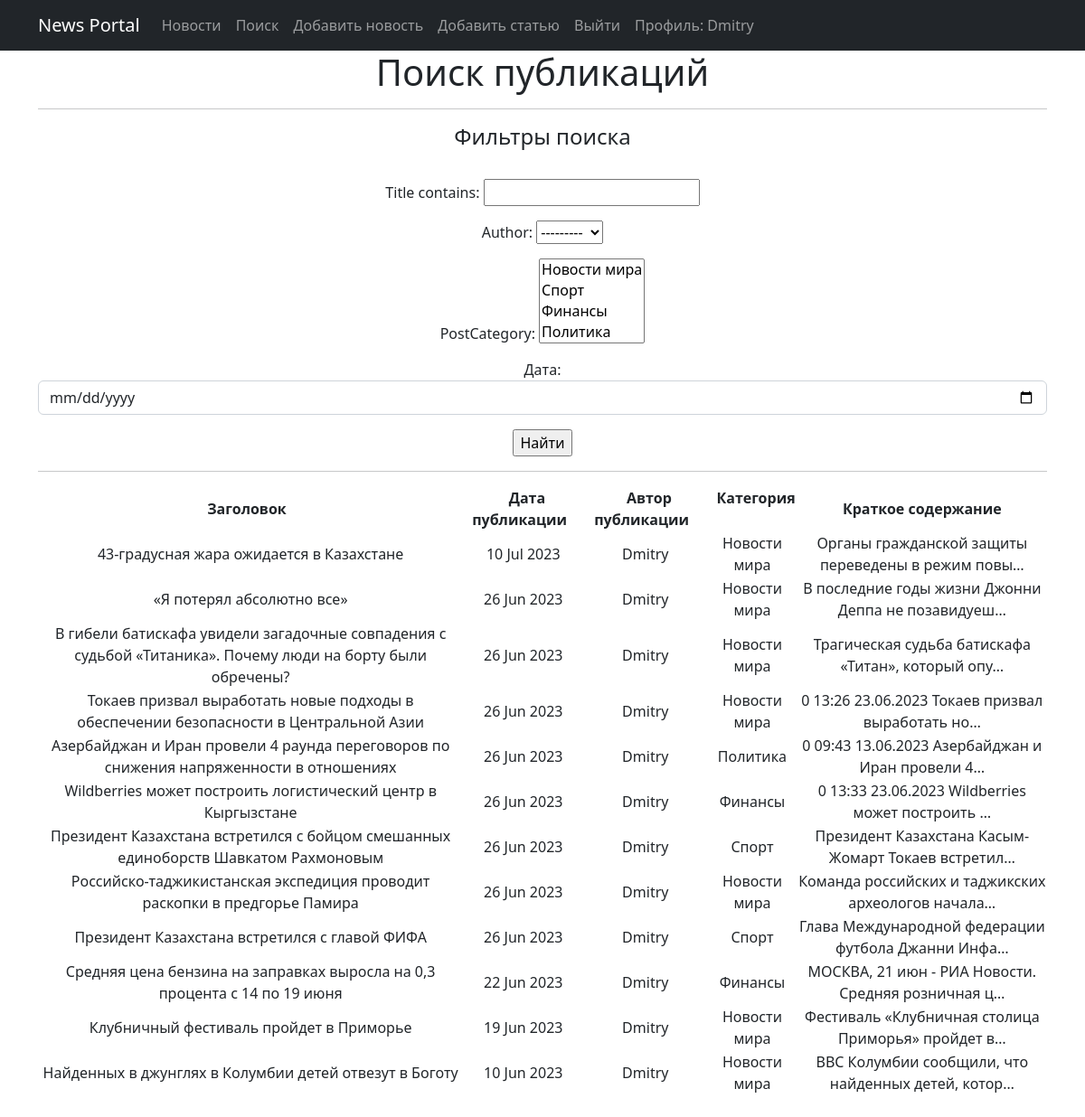
The page /posts/search/ (signed in) on the database its author committed.
### news/models.py (models this page shows, shortened)
class Post(models.Model):
    article = 'AR'
    news = 'NW'
    POST_TYPE = [
        (article, 'Статья'),
        (news, 'Новости')
    ]
    author = models.ForeignKey(Author, on_delete=models.CASCADE)
    postType = models.CharField(max_length=2, choices=POST_TYPE, default=article)
    timeDateCreation = models.DateTimeField(auto_now_add=True)
    postCategory = models.ManyToManyField(Category, through="PostCategory")
    title = models.CharField(max_length=255)
    text = models.TextField()
    postRating = models.IntegerField(default=0)

class Author(models.Model):
    user = models.OneToOneField(User, on_delete=models.CASCADE, null=True)
    authorRating = models.IntegerField(default=0)
    def __str__(self):
        return f'{self.user}'

class PostCategory(models.Model):
    post = models.ForeignKey(Post, on_delete=models.CASCADE)
    category = models.ForeignKey(Category, on_delete=models.CASCADE)

class Category(models.Model):
    categoryName = models.CharField(max_length=64, unique=True)
    def __str__(self):
        return f'{self.categoryName}'

### news/views.py (the view)
# urls.py: path('search/', PostSearch.as_view(), name = 'search'),
class PostSearch(ListView):
    model = Post
    template_name = 'news/search.html'
    context_object_name = 'posts_search'
    ordering = ['-timeDateCreation']
    def get_queryset(self):
        queryset = super().get_queryset()
        self.filterset = PostFilter(self.request.GET, queryset)
        return self.filterset
    def get_context_data(self, **kwargs):
        context = super().get_context_data(**kwargs)
        context['filterset'] = self.filterset
        context['is_not_authors'] = not self.request.user.groups.filter(name='authors').exists()
        context['is_authors'] = self.request.user.groups.filter(name='authors').exists()
        return context

### news/templatetags/custom_filters.py (called while the page is built)
@register.filter(name = 'censor')
def censor(value):
    censor_list = ['редиска']
    text = value.split()
    for word in text:
        if word.lower() in censor_list:
            count = len(word) - 1
            value = value.replace(word, word[0] + '*' * count)
    return(value)

### templates/news/search.html (shortened to what this page needs)
{% extends 'flatpages/default.html' %}
{% load custom_filters %}
{% block content %}
    <h1>Поиск публикаций</h1>
    <hr>
    <h4>Фильтры поиска</h4>
    <br>
    <form action="" method="GET">
        {{ filterset.form.as_p }}
        <input type="submit" value="Найти">
    </form>
    <hr>
    {% if posts_search %}
        <table>
            <thead>
                <th>
                    <b>Заголовок &nbsp </b>
                </th>
                <th>
                    <b> &nbsp Дата публикации &nbsp </b>
                </th>
                <th>
                    <b> &nbsp Автор публикации &nbsp </b>
                </th>
                <th>
                    <b> &nbsp Категория &nbsp </b>
                </th>
                <th>
                    <b> &nbsp Краткое содержание &nbsp</b>
                </th>
            </thead>
        {% for post in filterset.qs %}
            <tr>
                <td>
                    {{ post.title|censor }}
                </td>
                <td>
                    {{ post.timeDateCreation|date:'d M Y' }}
                </td>
                <td>
                    {{ post.author }}
                </td>
                <td>
                    {% for cat in post.postcategory_set.all %}
                        {{ cat.category }}
                    {% endfor %}
                </td>
                <td>
                    {{ post.text|truncatechars:50|censor }}
                </td>
            </tr>
        {% endfor %}
        </table>
    <br>
    {% else %}
        <h2>Публикаций нет!</h2>
    {% endif %}
{% endblock content %}

### templates/flatpages/default.html (shortened to what this page needs)
<!DOCTYPE html>
<html lang="en">
    <head>
        {% load static %}
        <link href="{% static 'css/styles.css' %}" rel="stylesheet" />
    </head>
    <body>
        <nav class="navbar navbar-expand-lg navbar-dark bg-dark">
            <div class="container">
                <a class="navbar-brand" href="#">News Portal</a>
                <div class="collapse navbar-collapse" id="navbarResponsive">
                    <ul class="navbar-nav ml-auto">
                        <li class="nav-item">
                            <a class="nav-link" href="{% url 'posts' %}">Новости</a>
                        </li>
                        <li class="nav-item">
                            <a class="nav-link" href = "{% url 'search' %}">Поиск</a>
                        </li>
                        {% if request.user.is_authenticated and is_authors %}
                        <li class="nav-item">
                            <a class="nav-link" href="{% url 'news_post_create' %}">Добавить новость</a>
                        </li>
                        <li class="nav-item">
                            <a class="nav-link" href="{% url 'article_post_create' %}">Добавить статью</a>
                        </li>
                        {% endif %}
                        {% if request.user.is_authenticated %}
                        <li class="nav-item">
                            <a class="nav-link" href="/accounts/logout/">Выйти</a>
                        </li>
                        <li class="nav-item">
                            <a class="nav-link" href="{% url 'profile' %}" >Профиль: {{request.user.username}}</a>
                        </li>
                        {% endif %}
                    </ul>
                </div>
            </div>
        </nav>
        <div class="container">
        <div class="row">
            <div class="col-lg-12 text-center">
                {% block content %}{% endblock content %}
            </div>
        </div>
        </div>
    </body>
</html>

### rows shown on the page
Post: title|censor "43-градусная жара ожидается в Казахстане", timeDateCreation "10 Jul 2023", author "Dmitry", text|censor "Органы гражданской защиты переведены в режим повы…"
PostCategory: category "Новости мира"
Post: title|censor "«Я потерял абсолютно все»", timeDateCreation "26 Jun 2023", author "Dmitry", text|censor "В последние годы жизни Джонни Деппа не позавидуеш…"
PostCategory: category "Новости мира"
Post: title|censor "В гибели батискафа увидели загадочные совпадения с судьбой «Титаника». Почему люди на борту были обречены?", timeDateCreation "26 Jun 2023", author "Dmitry", text|censor "Трагическая судьба батискафа «Титан», который опу…"
PostCategory: category "Новости мира"
Post: title|censor "Токаев призвал выработать новые подходы в обеспечении безопасности в Центральной Азии", timeDateCreation "26 Jun 2023", author "Dmitry", text|censor "0 13:26 23.06.2023 Токаев призвал выработать но…"
PostCategory: category "Новости мира"
Post: title|censor "Азербайджан и Иран провели 4 раунда переговоров по снижения напряженности в отношениях", timeDateCreation "26 Jun 2023", author "Dmitry", text|censor "0 09:43 13.06.2023 Азербайджан и Иран провели 4…"
PostCategory: category "Политика"
Post: title|censor "Wildberries может построить логистический центр в Кыргызстане", timeDateCreation "26 Jun 2023", author "Dmitry", text|censor "0 13:33 23.06.2023 Wildberries может построить …"
PostCategory: category "Финансы"
Post: title|censor "Президент Казахстана встретился с бойцом смешанных единоборств Шавкатом Рахмоновым", timeDateCreation "26 Jun 2023", author "Dmitry", text|censor "Президент Казахстана Касым-Жомарт Токаев встретил…"
PostCategory: category "Спорт"
Post: title|censor "Российско-таджикистанская экспедиция проводит раскопки в предгорье Памира", timeDateCreation "26 Jun 2023", author "Dmitry", text|censor "Команда российских и таджикских археологов начала…"
PostCategory: category "Новости мира"
Post: title|censor "Президент Казахстана встретился с главой ФИФА", timeDateCreation "26 Jun 2023", author "Dmitry", text|censor "Глава Международной федерации футбола Джанни Инфа…"
PostCategory: category "Спорт"
Post: title|censor "Средняя цена бензина на заправках выросла на 0,3 процента с 14 по 19 июня", timeDateCreation "22 Jun 2023", author "Dmitry", text|censor "МОСКВА, 21 июн - РИА Новости. Средняя розничная ц…"
PostCategory: category "Финансы"
Post: title|censor "Клубничный фестиваль пройдет в Приморье", timeDateCreation "19 Jun 2023", author "Dmitry", text|censor "Фестиваль «Клубничная столица Приморья» пройдет в…"
PostCategory: category "Новости мира"
Post: title|censor "Найденных в джунглях в Колумбии детей отвезут в Боготу", timeDateCreation "10 Jun 2023", author "Dmitry", text|censor "ВВС Колумбии сообщили, что найденных детей, котор…"
PostCategory: category "Новости мира"

### other values the page prints
{{ request.user.username }} "Dmitry"
